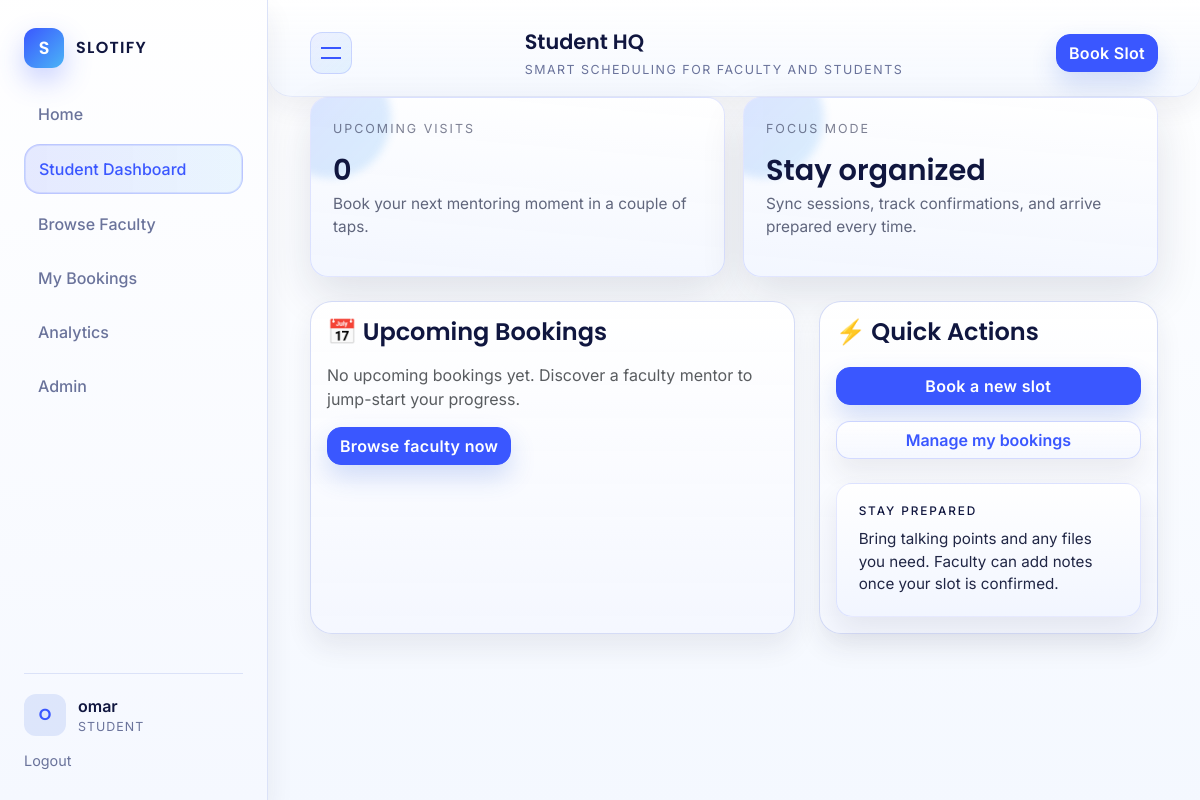
The app's page /scheduling/student/dashboard/ (signed in) with its own data.
### accounts/models.py (models this page shows, shortened)
class User(AbstractUser):
    class Role(models.TextChoices):
        STUDENT = "STUDENT", "Student"
        FACULTY = "FACULTY", "Faculty"
        ADMIN = "ADMIN", "Admin"
    role = models.CharField(
        max_length=20,
        choices=Role.choices,
        default=Role.STUDENT,
    )
    department = models.CharField(max_length=100, blank=True)
    def is_student(self) -> bool:
        return self.role == self.Role.STUDENT
    def is_faculty(self) -> bool:
        return self.role == self.Role.FACULTY

### scheduling/views.py (the view)
# urls.py: path("student/dashboard/", views.student_dashboard, name="student_dashboard"),
@login_required
def student_dashboard(request):
    if not request.user.is_student():
        return HttpResponseForbidden("You are not a student.")
    upcoming = Booking.objects.filter(student=request.user, status=Booking.Status.BOOKED, slot__start_time__gte=timezone.now()).order_by("slot__start_time")[:10]
    return render(request, "scheduling/student_dashboard.html", {"upcoming_bookings": upcoming})

### templates/scheduling/student_dashboard.html
{% extends "base.html" %}
{% block page_title %}Student HQ{% endblock %}
{% block content %}
<section class="slotify-stats-grid mb-4">
  <article class="slotify-stat-card">
    <div class="slotify-stat-label">Upcoming visits</div>
    <div class="slotify-stat-value">{{ upcoming_bookings|length }}</div>
    <p class="slotify-stat-meta">
      {% if upcoming_bookings %}
        Next with {{ upcoming_bookings.0.slot.faculty.username }} on {{ upcoming_bookings.0.slot.start_time|date:"M d, g:i A" }}.
      {% else %}
        Book your next mentoring moment in a couple of taps.
      {% endif %}
    </p>
  </article>
  <article class="slotify-stat-card">
    <div class="slotify-stat-label">Focus mode</div>
    <div class="slotify-stat-value">Stay organized</div>
    <p class="slotify-stat-meta">Sync sessions, track confirmations, and arrive prepared every time.</p>
  </article>
</section>
<div class="row g-4">
  <div class="col-xl-7">
    <div class="card slotify-list-card h-100">
      <div class="card-body">
        <h2 class="card-title h4 mb-3">📅 Upcoming Bookings</h2>
        {% if upcoming_bookings %}
          <div class="slotify-list">
            {% for booking in upcoming_bookings %}
              <div class="slotify-list-item">
                <div class="d-flex justify-content-between flex-wrap gap-2">
                  <div>
                    <strong>{{ booking.slot.faculty.username }}</strong>
                    <div class="small text-muted">{{ booking.slot.location }}</div>
                  </div>
                  <div class="text-end">
                    <div>{{ booking.slot.start_time|date:"M d, Y" }}</div>
                    <div class="small text-muted">{{ booking.slot.start_time|date:"g:i A" }} – {{ booking.slot.end_time|date:"g:i A" }}</div>
                  </div>
                </div>
              </div>
            {% endfor %}
          </div>
          <a href="{% url 'student_bookings_list' %}" class="btn btn-outline-secondary mt-3">View all bookings</a>
        {% else %}
          <p class="text-muted mb-0">No upcoming bookings yet. Discover a faculty mentor to jump-start your progress.</p>
          <a href="{% url 'faculty_list' %}" class="btn btn-primary mt-3">Browse faculty now</a>
        {% endif %}
      </div>
    </div>
  </div>
  <div class="col-xl-5">
    <div class="card h-100">
      <div class="card-body d-grid gap-3">
        <h2 class="card-title h4 mb-1">⚡ Quick Actions</h2>
        <a href="{% url 'faculty_list' %}" class="btn btn-primary w-100">Book a new slot</a>
        <a href="{% url 'student_bookings_list' %}" class="btn btn-outline-secondary w-100">Manage my bookings</a>
        <div class="slotify-step-card mt-2">
          <h3>Stay prepared</h3>
          <p>Bring talking points and any files you need. Faculty can add notes once your slot is confirmed.</p>
        </div>
      </div>
    </div>
  </div>
</div>
{% endblock %}

### templates/base.html (shortened to what this page needs)
{% load static %}
<!DOCTYPE html>
<html lang="en">
  <head>
    <link rel="stylesheet" href="https://cdn.jsdelivr.net/npm/bootstrap@5.3.2/dist/css/bootstrap.min.css" />
    <link rel="stylesheet" href="{% static 'css/slotify-modern.css' %}" />
  </head>
  <body class="slotify-body">
    <div class="slotify-layout">
      <aside class="slotify-sidebar" id="slotifySidebar">
        <a class="slotify-brand" href="/">
          <span class="slotify-mark">S</span>
          <span class="slotify-word">Slotify</span>
        </a>
        <nav class="slotify-nav" aria-label="Primary">
          <div class="slotify-nav-list">
            <a class="slotify-nav-link {% if request.path == '/' %}is-active{% endif %}" href="/">
              <span class="slotify-nav-text">Home</span>
            </a>
            {% if user.is_authenticated %}
              {% if user.is_student %}
                <a class="slotify-nav-link {% if 'student/dashboard' in request.path %}is-active{% endif %}" href="{% url 'student_dashboard' %}">
                  <span class="slotify-nav-text">Student Dashboard</span>
                </a>
                <a class="slotify-nav-link {% if 'student/faculties' in request.path or 'faculty_list' in request.path %}is-active{% endif %}" href="{% url 'faculty_list' %}">
                  <span class="slotify-nav-text">Browse Faculty</span>
                </a>
                <a class="slotify-nav-link {% if 'student/bookings' in request.path %}is-active{% endif %}" href="{% url 'student_bookings_list' %}">
                  <span class="slotify-nav-text">My Bookings</span>
                </a>
              {% endif %}
              {% if user.is_staff %}
                <a class="slotify-nav-link {% if 'analytics' in request.path %}is-active{% endif %}" href="{% url 'analytics_dashboard' %}">
                  <span class="slotify-nav-text">Analytics</span>
                </a>
                <a class="slotify-nav-link" href="/admin/">
                  <span class="slotify-nav-text">Admin</span>
                </a>
              {% endif %}
            {% else %}
              <a class="slotify-nav-link {% if 'login' in request.path %}is-active{% endif %}" href="{% url 'login' %}">
                <span class="slotify-nav-text">Login</span>
              </a>
            {% endif %}
          </div>
        </nav>
        {% if user.is_authenticated %}
          <div class="slotify-sidebar-footer">
            <div class="slotify-user-chip">
              <div class="slotify-avatar">{{ user.username|first|upper }}</div>
              <div>
                <div class="slotify-user-name">{{ user.username }}</div>
                <div class="slotify-user-role">{{ user.get_role_display }}</div>
              </div>
            </div>
            <a class="slotify-logout" href="{% url 'logout' %}">Logout</a>
          </div>
        {% endif %}
      </aside>
      <div class="slotify-main">
        <header class="slotify-topbar">
          <button class="slotify-toggle" id="slotifySidebarToggle" type="button" aria-label="Toggle navigation"></button>
          <div class="slotify-topbar-meta">
            <span class="slotify-topbar-title">{% block page_title %}Slotify Command{% endblock %}</span>
            <span class="slotify-topbar-subtitle">Smart scheduling for faculty and students</span>
          </div>
          {% if user.is_authenticated %}
            <div class="slotify-top-actions">
              {% if user.is_faculty %}
                <a class="btn btn-primary" href="{% url 'faculty_slot_create' %}">New Slot</a>
              {% elif user.is_student %}
                <a class="btn btn-primary" href="{% url 'faculty_list' %}">Book Slot</a>
              {% else %}
                <a class="btn btn-primary" href="{% url 'analytics_dashboard' %}">View Insights</a>
              {% endif %}
            </div>
          {% endif %}
        </header>
        <main class="slotify-content">
          {% block content %}{% endblock %}
        </main>
      </div>
    </div>
  </body>
</html>

### records on screen
User: username|first "O", username "omar", role "STUDENT"

### other values on screen
{{ upcoming_bookings|length }} "0"
